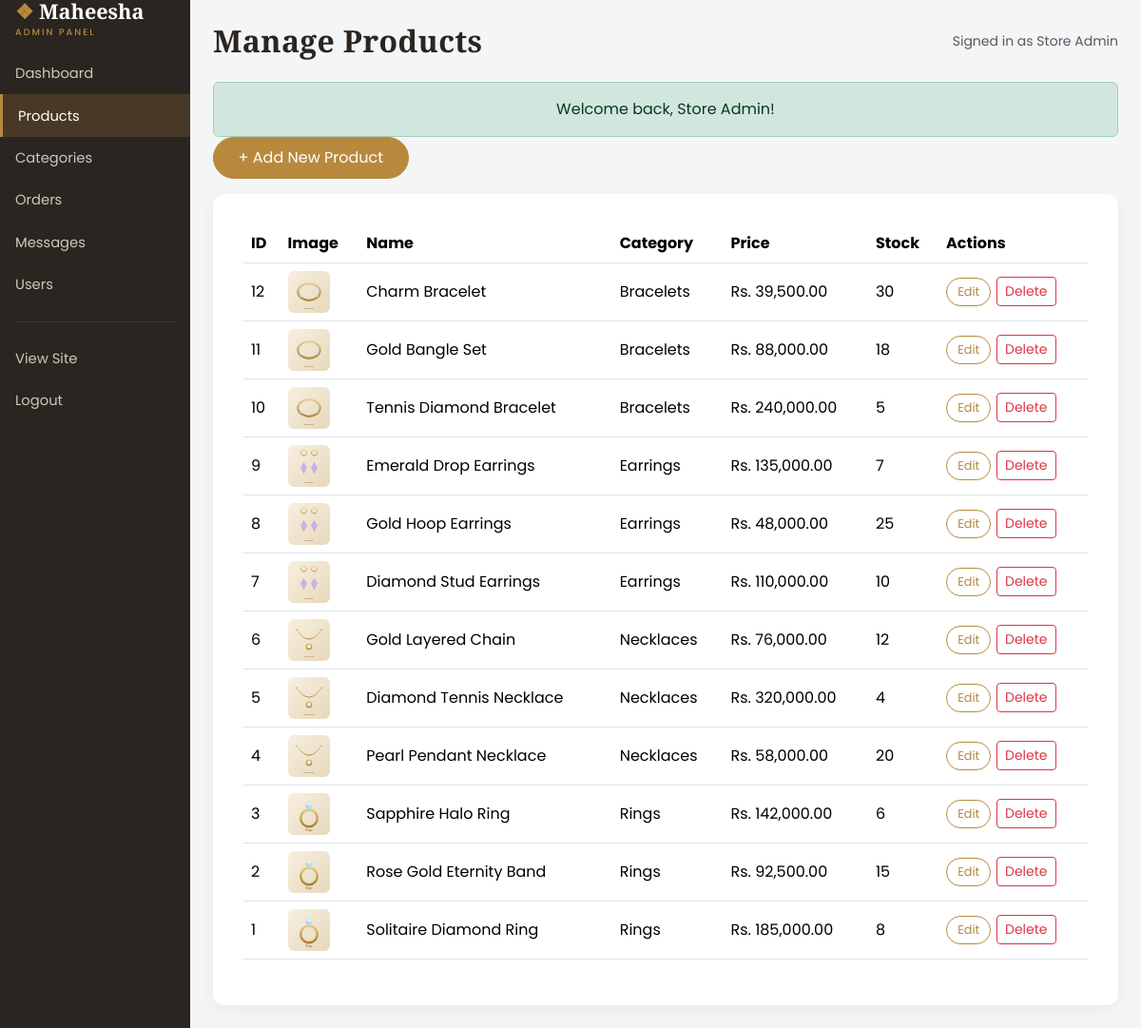
/admin/products.php (signed in), run on the app's committed database.
### tables this page shows
CREATE TABLE products (
    id          INT AUTO_INCREMENT PRIMARY KEY,
    name        VARCHAR(150)   NOT NULL,
    category_id INT            DEFAULT NULL,
    description TEXT,
    price       DECIMAL(10,2)  NOT NULL DEFAULT 0.00,
    stock       INT            NOT NULL DEFAULT 0,
    image       VARCHAR(255)   DEFAULT 'placeholder.svg',
    created_at  TIMESTAMP DEFAULT CURRENT_TIMESTAMP,
    FOREIGN KEY (category_id) REFERENCES categories(id) ON DELETE SET NULL
);

CREATE TABLE categories (
    id          INT AUTO_INCREMENT PRIMARY KEY,
    name        VARCHAR(80)  NOT NULL,
    description VARCHAR(255) DEFAULT NULL,
    image       VARCHAR(255) DEFAULT 'placeholder.svg'
);

### admin/products.php (the view, shortened to what this page needs)
<?php
require_once __DIR__ . '/../includes/functions.php';
$action     = $_GET['action'] ?? 'list';
$categories = $pdo->query('SELECT * FROM categories ORDER BY name')->fetchAll();
$images     = ['placeholder.svg', 'rings.svg', 'necklaces.svg', 'earrings.svg', 'bracelets.svg'];
$editing = null;
require __DIR__ . '/includes/admin_header.php';
?>
<?php if ($action === 'add' || $action === 'edit'): ?>
    <div class="panel" style="max-width:700px">
        <h5 class="mb-3"><?= $editing ? 'Edit Product' : 'Add New Product' ?></h5>
        <form method="post" action="products.php" class="needs-validation"
              enctype="multipart/form-data" novalidate>
            <input type="hidden" name="action" value="save">
            <input type="hidden" name="id" value="<?= (int) ($editing['id'] ?? 0) ?>">
            <input type="hidden" name="current_image"
                   value="<?= e($editing['image'] ?? 'placeholder.svg') ?>">
            <div class="mb-3">
                <label class="form-label">Product Name</label>
                <input type="text" name="name" class="form-control" required
                       value="<?= e($editing['name'] ?? '') ?>">
            </div>
            <div class="mb-3">
                <label class="form-label">Category</label>
                <select name="category_id" class="form-select">
                    <option value="">-- None --</option>
                    <?php foreach ($categories as $c): ?>
                        <option value="<?= (int) $c['id'] ?>"
                            <?= ($editing['category_id'] ?? 0) == $c['id'] ? 'selected' : '' ?>>
                            <?= e($c['name']) ?>
                        </option>
                    <?php endforeach; ?>
                </select>
            </div>
            <div class="mb-3">
                <label class="form-label">Product Image</label>
                <div class="d-flex align-items-start gap-3 flex-wrap">
                    <div class="text-center">
                        <img src="../assets/images/<?= e($editing['image'] ?? 'placeholder.svg') ?>"
                             alt="Current image"
                             style="width:110px;height:110px;object-fit:cover;border-radius:8px;border:1px solid #ddd;">
                        <div class="small text-muted mt-1">Current</div>
                    </div>
                    <div class="flex-grow-1" style="min-width:240px">
                        <label class="form-label small mb-1">Upload a new photo</label>
                        <input type="file" name="image_file" class="form-control"
                               accept="image/jpeg,image/png,image/gif,image/webp">
                        <div class="form-text">JPG, PNG, GIF or WEBP &middot; max 3 MB.</div>
                        <label class="form-label small mb-1 mt-2">or pick a built-in image</label>
                        <select name="image" class="form-select">
                            <option value="">-- Keep current / uploaded photo --</option>
                            <?php foreach ($images as $img): ?>
                                <option value="<?= e($img) ?>"><?= e($img) ?></option>
                            <?php endforeach; ?>
                        </select>
                    </div>
                </div>
            </div>
            <div class="row">
                <div class="col-md-6 mb-3">
                    <label class="form-label">Price (Rs.)</label>
                    <input type="number" name="price" step="0.01" min="0" class="form-control" required
                           value="<?= e($editing['price'] ?? '') ?>">
                </div>
                <div class="col-md-6 mb-3">
                    <label class="form-label">Stock Quantity</label>
                    <input type="number" name="stock" min="0" class="form-control" required
                           value="<?= e($editing['stock'] ?? 0) ?>">
                </div>
            </div>
            <div class="mb-3">
                <label class="form-label">Description</label>
                <textarea name="description" class="form-control" rows="4"><?= e($editing['description'] ?? '') ?></textarea>
            </div>
            <div class="d-flex flex-wrap gap-2">
                <button class="btn btn-gold" type="submit">Save Product</button>
                <a href="products.php" class="btn btn-outline-gold">Cancel</a>
            </div>
        </form>
    </div>
<?php else: ?>
    <div class="mb-3">
        <a href="products.php?action=add" class="btn btn-gold">+ Add New Product</a>
    </div>
    <div class="panel">
        <?php
        $products = $pdo->query(
            'SELECT p.*, c.name AS category
               FROM products p
               LEFT JOIN categories c ON c.id = p.category_id
           ORDER BY p.id DESC'
        )->fetchAll();
        ?>
        <div class="table-responsive">
            <table class="table align-middle">
                <thead>
                    <tr><th>ID</th><th>Image</th><th>Name</th><th>Category</th>
                        <th>Price</th><th>Stock</th><th>Actions</th></tr>
                </thead>
                <tbody>
                <?php foreach ($products as $p): ?>
                    <tr>
                        <td><?= (int) $p['id'] ?></td>
                        <td><img src="../assets/images/<?= e($p['image']) ?>" alt=""
                                 style="width:44px;height:44px;object-fit:cover;border-radius:6px;"></td>
                        <td><?= e($p['name']) ?></td>
                        <td><?= e($p['category'] ?? '-') ?></td>
                        <td><?= money($p['price']) ?></td>
                        <td><?= (int) $p['stock'] ?></td>
                        <td>
                            <div class="action-buttons">
                                <a href="products.php?action=edit&id=<?= (int) $p['id'] ?>"
                                   class="btn btn-sm btn-outline-gold">Edit</a>
                                <a href="products.php?action=delete&id=<?= (int) $p['id'] ?>"
                                   class="btn btn-sm btn-outline-danger"
                                   data-confirm="Delete this product? This cannot be undone.">Delete</a>
                            </div>
                        </td>
                    </tr>
                <?php endforeach; ?>
                </tbody>
            </table>
        </div>
    </div>
<?php endif; ?>
<?php require __DIR__ . '/includes/admin_footer.php'; ?>

### assets/css/style.css (style rules this page uses)
:root { --gold: #b8893d; --gold-dark: #8c6529; --ink: #2a2520; --cream: #faf6ef; --soft: #f1e8d8; }
* { box-sizing: border-box; }
body { font-family: 'Poppins', sans-serif; color: var(--ink); background: var(--cream); }
a { text-decoration: none; }
.btn-gold, .btn-outline-gold { border-radius: 30px; padding: .55rem 1.6rem; transition: .2s; white-space: nowrap; }
.btn-gold { background: var(--gold); border: 1px solid var(--gold); color: #fff; }
.btn-outline-gold { border: 1px solid var(--gold); color: var(--gold); background: transparent; }
.btn-sm.btn-gold, .btn-sm.btn-outline-gold { padding: .25rem .7rem; font-size: .8rem; }
.action-buttons { display: flex; flex-wrap: wrap; gap: .35rem; align-items: center; }
.panel { background: #fff; border-radius: 12px; padding: 2rem; box-shadow: 0 4px 18px rgba(0, 0, 0, .05); }
.admin-body { background: #f4f5f7; }
.table thead { background: var(--ink); color: #fff; }

### data on the page
products: id "12", image (picture), name "Charm Bracelet", category.name "Bracelets", price "Rs. 39,500.00", stock "30"
products: id "11", image (picture), name "Gold Bangle Set", category.name "Bracelets", price "Rs. 88,000.00", stock "18"
products: id "10", image (picture), name "Tennis Diamond Bracelet", category.name "Bracelets", price "Rs. 240,000.00", stock "5"
products: id "9", image (picture), name "Emerald Drop Earrings", category.name "Earrings", price "Rs. 135,000.00", stock "7"
products: id "8", image (picture), name "Gold Hoop Earrings", category.name "Earrings", price "Rs. 48,000.00", stock "25"
products: id "7", image (picture), name "Diamond Stud Earrings", category.name "Earrings", price "Rs. 110,000.00", stock "10"
products: id "6", image (picture), name "Gold Layered Chain", category.name "Necklaces", price "Rs. 76,000.00", stock "12"
products: id "5", image (picture), name "Diamond Tennis Necklace", category.name "Necklaces", price "Rs. 320,000.00", stock "4"
products: id "4", image (picture), name "Pearl Pendant Necklace", category.name "Necklaces", price "Rs. 58,000.00", stock "20"
products: id "3", image (picture), name "Sapphire Halo Ring", category.name "Rings", price "Rs. 142,000.00", stock "6"
products: id "2", image (picture), name "Rose Gold Eternity Band", category.name "Rings", price "Rs. 92,500.00", stock "15"
products: id "1", image (picture), name "Solitaire Diamond Ring", category.name "Rings", price "Rs. 185,000.00", stock "8"

### other printed values
$pageTitle "Manage Products"
current_user()['name'] "Store Admin"
$flash['message'] "Welcome back, Store Admin!"
